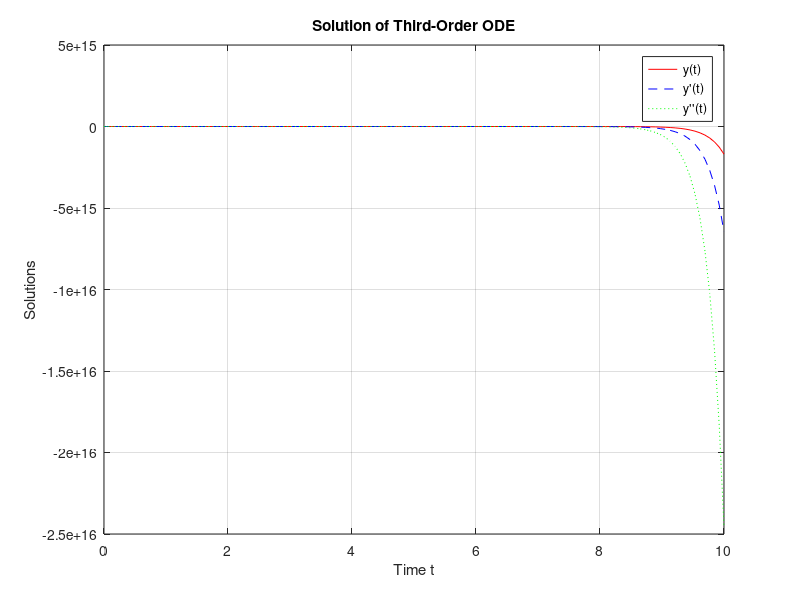

Here is the MATLAB script that generated this plot:
function solveThirdOrderODE
    % Initial conditions [y(0), y'(0), y''(0)]
    y0 = [1; 0; -1]; 
    
    % Time span
    tspan = [0 10];
    
    % Solve using ode45
    [t, y] = ode45(@odeSystem, tspan, y0);
    
    % Plot results
    figure;
    plot(t, y(:, 1), '-r', 'DisplayName', 'y(t)');
    hold on;
    plot(t, y(:, 2), '--b', 'DisplayName', 'y''(t)');
    plot(t, y(:, 3), ':g', 'DisplayName', 'y''''(t)');
    xlabel('Time t');
    ylabel('Solutions');
    legend show;
    grid on;
    title('Solution of Third-Order ODE');
end

function dydt = odeSystem(t, y)
    % Define the system of first-order ODEs
    % y(1) = y, y(2) = y', y(3) = y''
    dydt = zeros(3, 1);
    dydt(1) = y(2);                      % y' = y2
    dydt(2) = y(3);                      % y'' = y3
    dydt(3) = 4*y(3) - y(2) + y(1) + t^2; % y''' = 4y'' - y' + y + t^2
end
